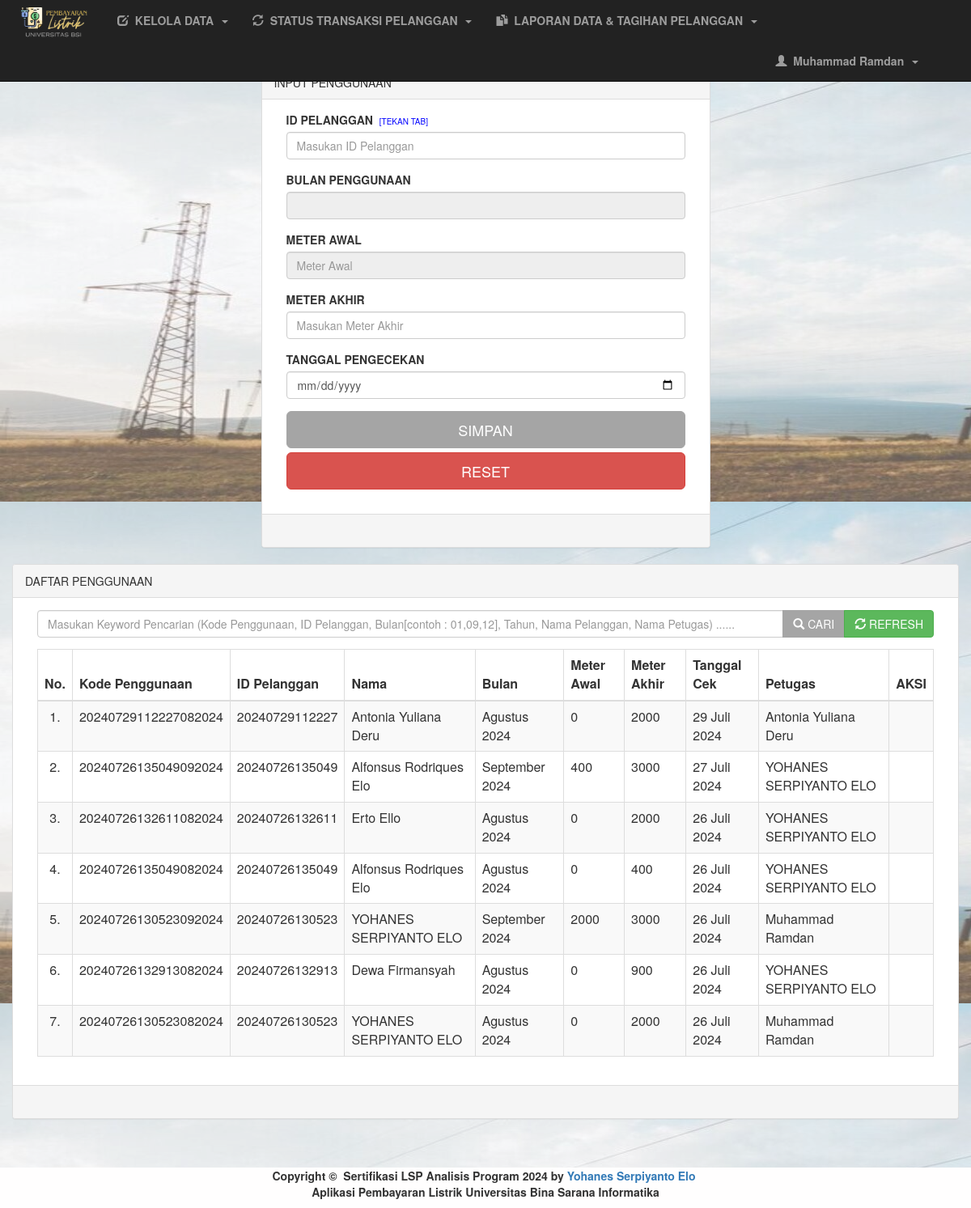
The page /petugas/hal_utama.php?menu=penggunaan (signed in) on the database its author committed.
### tables this page shows
CREATE TABLE `penggunaan` (
  `id_penggunaan` varchar(20) NOT NULL,
  `id_pelanggan` varchar(14) NOT NULL,
  `bulan` varchar(2) NOT NULL,
  `tahun` year(4) NOT NULL,
  `meter_awal` int(11) NOT NULL,
  `meter_akhir` int(11) NOT NULL,
  `tgl_cek` date NOT NULL,
  `id_petugas` varchar(12) NOT NULL
);

### petugas/penggunaan.php (the view, shortened to what this page needs)
<?php
	$id = @$_GET['id'];
		@$mawal = $penggunaan['meter_awal'];
		@$tahun = $penggunaan['tahun'];
	if (isset($_POST['bcari'])) {
		$text = $_POST['tcari'];
		$cari = "WHERE id_pelanggan LIKE '%$text%' OR id_penggunaan LIKE '%$text%' OR meter_awal LIKE '%$text%' OR meter_akhir LIKE '%$text%' OR tahun LIKE '%$text%' OR nama_pelanggan LIKE '%$text%' OR nama_petugas LIKE '%$text%'";
	}else{
		$cari=" WHERE meter_akhir != 0";
	}
?>
<!DOCTYPE html>
<html>
<head>
</head>
<body>
	<div class="container-fluid">
		<div class="row">
			<div class="col-md-12">
				<div class="col-md-3"></div>
				<div class="col-md-6">
					<div class="panel panel-default">
						<?php if(!@$_GET['id']){ ?>
							<div class="panel-heading">INPUT PENGGUNAAN</div>
						<?php }else{ ?>
							<div class="panel-heading">UBAH PENGGUNAAN - <?php echo @$id; ?></div>
						<?php } ?>
						<div class="panel-body">
							<form method="post">
								<div class="col-md-12">
									<div class="form-group">
										<label>ID PELANGGAN</label>&nbsp;&nbsp;<span style="color:blue;font-size: 10px;">[TEKAN TAB]</span>
										<input type="text" name="id_pelanggan" class="form-control" placeholder="Masukan ID Pelanggan" onchange="submit()" required value="<?php if(@$_GET['id']==""){echo @$id_pel;}else{ echo @$edit['id_pelanggan'];} ?>" list="id_pel" onkeypress='return event.charCode >=48 && event.charCode <=57' <?php if(@$_GET['id']){echo "readonly";} ?>>
									</div>
									<div class="form-group">
										<label>BULAN PENGGUNAAN</label>
										<input type="text" name="no_meter" class="form-control" placeholder="Bulan penggunaan" required readonly value="<?php if(@$_GET['id']==""){ @$aksi->bulan(@$bulan);echo " ".@$tahun;}else{@$aksi->bulan(@$edit['bulan']);echo " ".@$edit['tahun'];} ?>">
									</div>
									<div class="form-group">
										<label>METER AWAL</label>
										<input type="text" name="meter_awal" class="form-control" placeholder="Meter Awal" required readonly value="<?php if(@$_GET['id']==""){echo @$mawal;}else{echo @$edit['meter_awal'];} ?>">
									</div>
									<div class="form-group">
										<label>METER AKHIR</label>
										<input type="text" name="meter_akhir" class="form-control" placeholder="Masukan Meter Akhir" required value="<?php echo @$edit['meter_akhir']; ?>" onkeypress='return event.charCode >=48 && event.charCode <=57'>
									</div>
									<div class="form-group">
										<label>TANGGAL PENGECEKAN</label>
										<input type="date" name="tgl_cek" class="form-control" placeholder="Masukan Nama" required value="<?php echo @$edit['tgl_cek'] ?>">
									</div>
									<div class="form-group">
										<?php
										  if (@$_GET['id']=="") {?>
											<input type="submit" name="bsimpan" class="btn btn-primary btn-lg btn-block" value="SIMPAN">
										  <?php }else{ ?>
											<input type="submit" name="bubah" class="btn btn-success btn-lg btn-block" value="UBAH">
										<?php } ?>
										<a href="?menu=penggunaan" class="btn btn-danger btn-lg btn-block">RESET</a>
									</div>
								</div>
							</form>
						</div>
						<div class="panel-footer">&nbsp;</div>
					</div>
				</div>
			</div>
			<div class="col-md-12">
				<div class="panel panel-default">
					<div class="panel-heading">DAFTAR PENGGUNAAN</div>
					<div class="panel-body">
						<div class="col-md-12">
							<form method="post">
								<div class="input-group">
									<input type="text" name="tcari" class="form-control" value="<?php echo @$text ?>" placeholder="Masukan Keyword Pencarian (Kode Penggunaan, ID Pelanggan, Bulan[contoh : 01,09,12], Tahun, Nama Pelanggan, Nama Petugas) ......">
									<div class="input-group-btn">
										<button type="submit" name="bcari" class="btn btn-primary"><span class="glyphicon glyphicon-search"></span>&nbsp;CARI</button>
										<button type="submit"  name="brefresh" class="btn btn-success"><span class="glyphicon glyphicon-refresh"></span>&nbsp;REFRESH</button>
									</div>
								</div>
							</form>
						</div>
						<div class="col-md-12">
							<div class="table-responsive">
								<table class="table table-bordered table-striped table-hover">
									<thead>
										<th><center>No.</center></th>
										<th>Kode Penggunaan</th>
										<th>ID Pelanggan</th>
										<th>Nama</th>
										<th>Bulan</th>
										<th>Meter Awal</th>
										<th>Meter Akhir</th>
										<th>Tanggal Cek</th>
										<th>Petugas</th>
										<th colspan="1"><center>AKSI</center></th>
									</thead>
									<tbody>
										<?php
											$no=0;
											$data = $aksi->tampil("qw_penggunaan",$cari,"ORDER BY tgl_cek DESC");
											if ($data=="") {
												$aksi->no_record(8);
											}else{
												foreach ($data as $r) {
													$cek = $aksi->cekdata("tagihan WHERE id_pelanggan = '$r[id_pelanggan]' AND bulan = '$r[bulan]' AND tahun = '$r[tahun]' AND status = 'Belum Bayar'");
												$no++; ?>
												<tr>
													<td align="center"><?php echo $no; ?>.</td>
													<td><?php echo $r['id_penggunaan'] ?></td>
													<td><?php echo $r['id_pelanggan'] ?></td>
													<td><?php echo $r['nama_pelanggan'] ?></td>
													<td><?php $aksi->bulan($r['bulan']);echo " ".$r['tahun'];?></td>
													<td><?php echo $r['meter_awal'] ?></td>
													<td><?php echo $r['meter_akhir'] ?></td>
													<td><?php $aksi->format_tanggal($r['tgl_cek']); ?></td>
													<td><?php echo $r['nama_petugas'] ?></td>
													<?php
														if ($cek == 0) { ?>
															<td colspan="2"></td>
														<?php } ?>
												</tr>
										<?php } } ?>
									 </tbody>
								</table>
							</div>
						</div>
					</div>
					<div class="panel-footer">&nbsp;</div>
				</div>
			</div>
		</div>
	</div>
</body>
</html>

### library/fungsi.php (shortened to what this page needs)
<?php
	class oop{
		function tampil($table,$where,$cari){
			$sql = mysqli_query($GLOBALS["___mysqli_ston"], "SELECT * FROM $table $where $cari");
			while ($data = mysqli_fetch_array($sql))
				@$jalan[] = $data;
				return @$jalan;
		}
		function cekdata($table){
			$sql = mysqli_num_rows(mysqli_query($GLOBALS["___mysqli_ston"], "SELECT * FROM $table"));
			return $sql;
		}
		function bulan($bulan){
			switch ($bulan) {
				case '08':$bln="Agustus";break;
				case '09':$bln="September";break;
				default:$bln="";break;
			}
			echo $bln;
		}
		function format_tanggal($tanggal){
			$tahun = substr($tanggal, 0,4);
			$bulan = substr($tanggal, 5,2);
			$tanggal = substr($tanggal, 8,2);
			switch ($bulan) {
				case '07':$bln="Juli";break;
			}
			echo $tanggal." ".$bln." ".$tahun;
		}
	}
?>

### rows shown on the page
penggunaan: id_penggunaan "20240729112227082024", id_pelanggan "20240729112227", nama_pelanggan "Antonia Yuliana Deru", bulan "Agustus", tahun "2024", meter_awal "0", meter_akhir "2000", tgl_cek "29", tgl_cek "Juli", tgl_cek "2024", nama_petugas "Antonia Yuliana Deru"
penggunaan: id_penggunaan "20240726135049092024", id_pelanggan "20240726135049", nama_pelanggan "Alfonsus Rodriques Elo", bulan "September", tahun "2024", meter_awal "400", meter_akhir "3000", tgl_cek "27", tgl_cek "Juli", tgl_cek "2024", nama_petugas "YOHANES SERPIYANTO ELO"
penggunaan: id_penggunaan "20240726132611082024", id_pelanggan "20240726132611", nama_pelanggan "Erto Ello", bulan "Agustus", tahun "2024", meter_awal "0", meter_akhir "2000", tgl_cek "26", tgl_cek "Juli", tgl_cek "2024", nama_petugas "YOHANES SERPIYANTO ELO"
penggunaan: id_penggunaan "20240726135049082024", id_pelanggan "20240726135049", nama_pelanggan "Alfonsus Rodriques Elo", bulan "Agustus", tahun "2024", meter_awal "0", meter_akhir "400", tgl_cek "26", tgl_cek "Juli", tgl_cek "2024", nama_petugas "YOHANES SERPIYANTO ELO"
penggunaan: id_penggunaan "20240726130523092024", id_pelanggan "20240726130523", nama_pelanggan "YOHANES SERPIYANTO ELO", bulan "September", tahun "2024", meter_awal "2000", meter_akhir "3000", tgl_cek "26", tgl_cek "Juli", tgl_cek "2024", nama_petugas "Muhammad Ramdan"
penggunaan: id_penggunaan "20240726132913082024", id_pelanggan "20240726132913", nama_pelanggan "Dewa Firmansyah", bulan "Agustus", tahun "2024", meter_awal "0", meter_akhir "900", tgl_cek "26", tgl_cek "Juli", tgl_cek "2024", nama_petugas "YOHANES SERPIYANTO ELO"
penggunaan: id_penggunaan "20240726130523082024", id_pelanggan "20240726130523", nama_pelanggan "YOHANES SERPIYANTO ELO", bulan "Agustus", tahun "2024", meter_awal "0", meter_akhir "2000", tgl_cek "26", tgl_cek "Juli", tgl_cek "2024", nama_petugas "Muhammad Ramdan"

### other values the page prints
$_SESSION['nama_petugas'] "Muhammad Ramdan"
